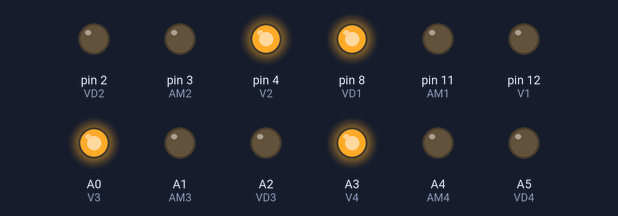
Bench run of a sketch on a simulated Arduino Uno, built with avr-gcc and run on an emulated ATmega328P. Parts: output pins drawn as LEDs (lit = HIGH).

Above: at 1.0 s.
At 3.0 s:
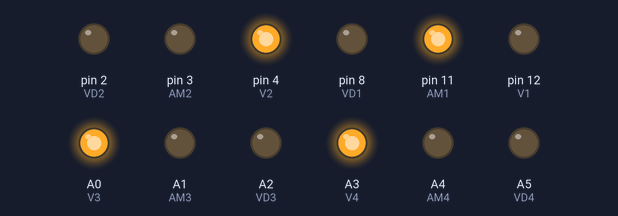
At 5.0 s:
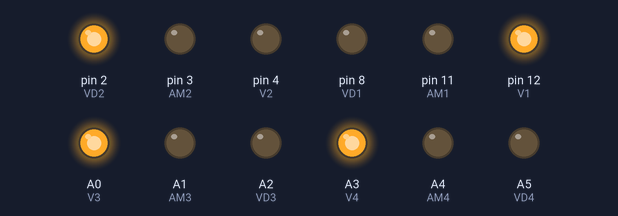
At 6.5 s:
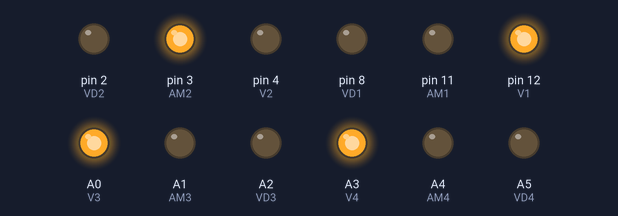
At 8.0 s:
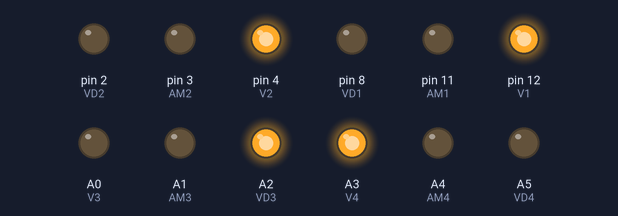
At 11.0 s:
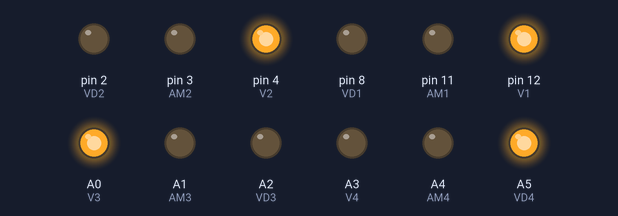
Timing chart, 0 to 16.9 s (numbered marks = the images above):
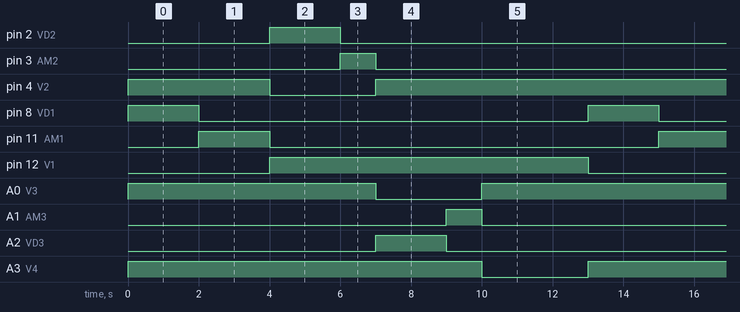

The sketch:

9.ino
```cpp
//---Vermelho-------
const int V1 = 12;
const int V2 = 4;
const int V3 = A0;
const int V4 = A3;

//------Amarelo-----
const int AM1 = 11;
const int AM2 = 3;
const int AM3 = A1;
const int AM4 = A4;

//--------Verde------
const int VD1 = 8;
const int VD2 = 2;
const int VD3 = A2;
const int VD4 = A5;

void setup()
{
//  ---Vermelho-------
  pinMode(V1, OUTPUT);
  pinMode(V2, OUTPUT);
  pinMode(V3, OUTPUT);
  pinMode(V4, OUTPUT);

//  ------Amarelo-----
  pinMode(AM1, OUTPUT);
  pinMode(AM2, OUTPUT);
  pinMode(AM3, OUTPUT);
  pinMode(AM4, OUTPUT);

//  --------Verde--------
  pinMode(VD1, OUTPUT);
  pinMode(VD2, OUTPUT);
   pinMode(VD3, OUTPUT);
    pinMode(VD4, OUTPUT);
}

void loop()
{

  // 1° Semáforo

  digitalWrite(VD1, HIGH);
  digitalWrite(V2, HIGH);
  digitalWrite(V3, HIGH);
  digitalWrite(V4, HIGH);
  delay(2000);

  digitalWrite(VD1, LOW);

  digitalWrite(AM1, HIGH);
  delay(2000);
  digitalWrite(AM1, LOW);

  digitalWrite(V2, LOW);

  // 2° Semáforo

  digitalWrite(VD2, HIGH);
  digitalWrite(V1, HIGH);
  delay(2000);

  digitalWrite(VD2, LOW);

  digitalWrite(AM2, HIGH);
  delay(1000);
  digitalWrite(AM2, LOW);

   digitalWrite(V3, LOW);

  // 3° Semáforo

   digitalWrite(VD3, HIGH);
  digitalWrite(V2, HIGH);
  delay(2000);

  digitalWrite(VD3, LOW);

  digitalWrite(AM3, HIGH);
  delay(1000);
  digitalWrite(AM3, LOW);

  digitalWrite(V4, LOW);

  // 4° Semáforo

  digitalWrite(VD4, HIGH);
  digitalWrite(V3, HIGH);
  delay(2000);

  digitalWrite(VD4, LOW);

  digitalWrite(AM4, HIGH);
  delay(1000);
  digitalWrite(AM4, LOW);

  digitalWrite(V1, LOW);
}
```

Measured:
- by itself, pin 2 (VD2), pin 8 (VD1), pin 11 (AM1), A2 (VD3), A5 (VD4): alternates HIGH for 2.0 s and LOW for 11.0 s
- by itself, pin 3 (AM2), A1 (AM3), A4 (AM4): alternates HIGH for 1.0 s and LOW for 12.0 s
- by itself, pin 4 (V2), A0 (V3): repeats every 13.0 s: LOW 3.0 s, HIGH 10.0 s
- by itself, pin 12 (V1): alternates HIGH for 9.0 s and LOW for 4.0 s
- by itself, A3 (V4): alternates HIGH for 10.0 s and LOW for 3.0 s
